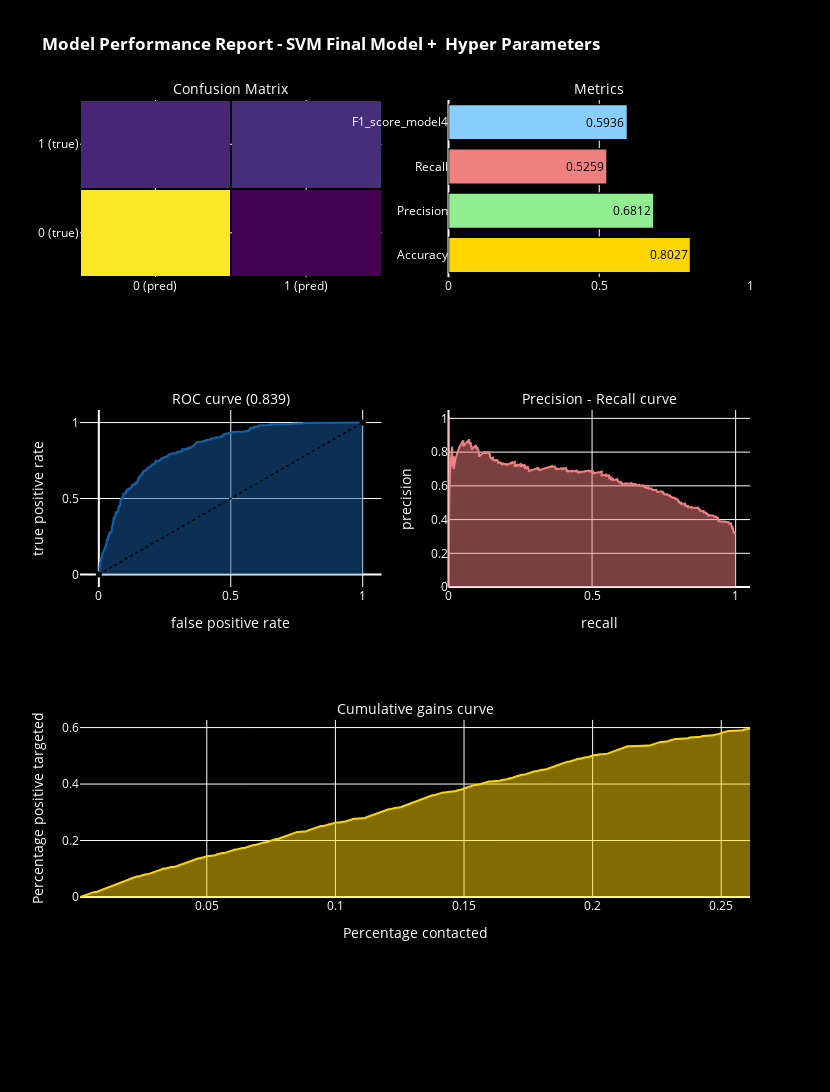

The notebook cell this image was saved under:
### Markdown cell above
## SVM Model Comparisons -

| Model | Accuracy |Precision (No Churn)| Precision (Churn)| ROC | Recall Score |
| ----------- | ----------- |----------- |----------- |----------- |----------- |
| SVM + All Features + No Hyper Parameter Tuning | 79%| 83% | 67% | 70% | 0.49|
| SVM + Selected Features + No Hyper Parameter Tuning | 78%| 82% | 64% | 68% | 0.47|
| SVM + Selected Features + Hyper Parameter Tuning  | 79%| 83% | 67% | 70% | 0.50|

We chose hyper parameter tuned SVM model as it has better accuracy, churn precision and roc.

### Code cell
model_performance(grid,"SVM Final Model +  Hyper Parameters")

### Figure 1 — Plotly figure (JSON) as saved in the notebook; plotly's stock layout.template omitted (floating-point values rounded to 4 significant figures; data arrays with more than 128 entries replaced by an {"elided": "..."} marker saying what was removed)
{"data": [{"colorscale": [[0, "#440154"], [0.1111, "#482878"], [0.2222, "#3e4989"], [0.3333, "#31688e"], [0.4444, "#26828e"], [0.5556, "#1f9e89"], [0.6667, "#35b779"], [0.7778, "#6ece58"], [0.8889, "#b5de2b"], [1, "#fde725"]], "showscale": false, "type": "heatmap", "x": ["0 (pred)", "1 (pred)"], "xaxis": "x", "xgap": 2, "y": ["0 (true)", "1 (true)"], "yaxis": "y", "ygap": 2, "z": [[928, 95], [183, 203]]}, {"marker": {"color": ["gold", "lightgreen", "lightcoral", "lightskyblue"], "line": {"color": "#000000", "width": 1.5}}, "opacity": 1, "orientation": "h", "text": [0.8027, 0.6812, 0.5259, 0.5936], "textfont": {"color": "black"}, "textposition": "auto", "type": "bar", "x": [0.8027, 0.6812, 0.5259, 0.5936], "xaxis": "x2", "y": ["Accuracy", "Precision", "Recall", "F1_score_model4"], "yaxis": "y2"}, {"fill": "tozeroy", "line": {"color": "rgb(22, 96, 167)", "width": 2}, "name": "Roc : 0.839", "type": "scatter", "x": {"elided": "410 float values"}, "xaxis": "x3", "y": {"elided": "410 float values"}, "yaxis": "y3"}, {"line": {"color": "black", "dash": "dot", "width": 1.5}, "type": "scatter", "x": [0, 1], "xaxis": "x3", "y": [0, 1], "yaxis": "y3"}, {"fill": "tozeroy", "line": {"color": "lightcoral", "width": 2}, "name": "Precision[0.31953642 0.31897266 0.31923715 ... 0.5        0.         1.        ]", "type": "scatter", "x": {"elided": "1194 float values"}, "xaxis": "x4", "y": {"elided": "1194 float values"}, "yaxis": "y4"}, {"fill": "tozeroy", "line": {"color": "gold", "width": 2}, "type": "scatter", "x": {"elided": "368 float values"}, "xaxis": "x5", "y": {"elided": "1409 float values"}, "yaxis": "y5"}], "layout": {"annotations": [{"font": {"color": "white", "size": 14}, "showarrow": false, "text": "Confusion Matrix", "x": 0.225, "xanchor": "center", "xref": "paper", "y": 1, "yanchor": "bottom", "yref": "paper"}, {"font": {"color": "white", "size": 14}, "showarrow": false, "text": "Metrics", "x": 0.775, "xanchor": "center", "xref": "paper", "y": 1, "yanchor": "bottom", "yref": "paper"}, {"font": {"color": "white", "size": 14}, "showarrow": false, "text": "ROC curve (0.839)", "x": 0.225, "xanchor": "center", "xref": "paper", "y": 0.6111, "yanchor": "bottom", "yref": "paper"}, {"font": {"color": "white", "size": 14}, "showarrow": false, "text": "Precision - Recall curve", "x": 0.775, "xanchor": "center", "xref": "paper", "y": 0.6111, "yanchor": "bottom", "yref": "paper"}, {"font": {"color": "white", "size": 14}, "showarrow": false, "text": "Cumulative gains curve", "x": 0.5, "xanchor": "center", "xref": "paper", "y": 0.2222, "yanchor": "bottom", "yref": "paper"}], "autosize": false, "font": {"color": "white"}, "height": 1500, "margin": {"b": 195}, "paper_bgcolor": "black", "plot_bgcolor": "black", "showlegend": false, "title": {"text": "<b>Model Performance Report - SVM Final Model +  Hyper Parameters</b><br>"}, "width": 830, "xaxis": {"anchor": "y", "color": "white", "domain": [0, 0.45]}, "xaxis2": {"anchor": "y2", "color": "white", "domain": [0.55, 1], "range": [0, 1]}, "xaxis3": {"anchor": "y3", "color": "white", "domain": [0, 0.45], "title": {"text": "false positive rate"}}, "xaxis4": {"anchor": "y4", "color": "white", "domain": [0.55, 1], "range": [0, 1.05], "title": {"text": "recall"}}, "xaxis5": {"anchor": "y5", "color": "white", "domain": [0, 1], "title": {"text": "Percentage contacted"}}, "yaxis": {"anchor": "x", "color": "white", "domain": [0.7778, 1]}, "yaxis2": {"anchor": "x2", "color": "white", "domain": [0.7778, 1]}, "yaxis3": {"anchor": "x3", "color": "white", "domain": [0.3889, 0.6111], "title": {"text": "true positive rate"}}, "yaxis4": {"anchor": "x4", "color": "white", "domain": [0.3889, 0.6111], "range": [0, 1.05], "title": {"text": "precision"}}, "yaxis5": {"anchor": "x5", "color": "white", "domain": [0, 0.2222], "title": {"text": "Percentage positive targeted"}}}}
